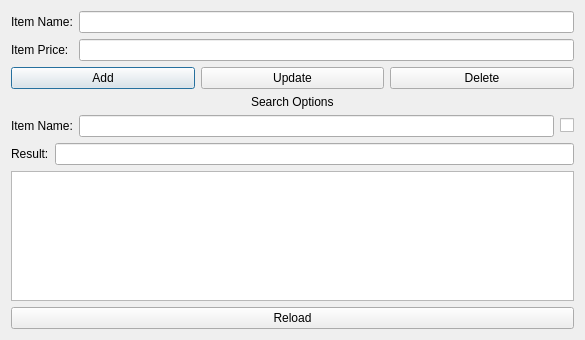
<?xml version="1.0" encoding="UTF-8"?>
<ui version="4.0">
 <class>ItemsDialog</class>
 <widget class="QDialog" name="ItemsDialog">
  <property name="geometry">
   <rect>
    <x>0</x>
    <y>0</y>
    <width>585</width>
    <height>340</height>
   </rect>
  </property>
  <property name="windowTitle">
   <string>Items</string>
  </property>
  <property name="windowIcon">
   <iconset>
    <normaloff>../UI/KDD Icon.png</normaloff>../UI/KDD Icon.png</iconset>
  </property>
  <layout class="QGridLayout" name="gridLayout">
   <item row="0" column="0">
    <layout class="QVBoxLayout" name="MainLayout" stretch="1,0,4,0">
     <item>
      <layout class="QHBoxLayout" name="InputLayout">
       <item>
        <layout class="QGridLayout" name="SelectionGrid" columnstretch="0,0,0">
         <item row="0" column="2">
          <widget class="QLineEdit" name="ItemText"/>
         </item>
         <item row="0" column="0">
          <widget class="QLabel" name="ItemLabel">
           <property name="text">
            <string>Item Name:</string>
           </property>
          </widget>
         </item>
         <item row="1" column="0">
          <widget class="QLabel" name="PriceLabel">
           <property name="text">
            <string>Item Price:</string>
           </property>
          </widget>
         </item>
         <item row="1" column="2">
          <widget class="QLineEdit" name="PriceText"/>
         </item>
        </layout>
       </item>
      </layout>
     </item>
     <item>
      <layout class="QVBoxLayout" name="OutputLayout">
       <item>
        <layout class="QHBoxLayout" name="ModificationLayout">
         <item>
          <widget class="QPushButton" name="AddButton">
           <property name="text">
            <string>Add</string>
           </property>
          </widget>
         </item>
         <item>
          <widget class="QPushButton" name="UpdateButton">
           <property name="text">
            <string>Update</string>
           </property>
          </widget>
         </item>
         <item>
          <widget class="QPushButton" name="DeleteButton">
           <property name="text">
            <string>Delete</string>
           </property>
          </widget>
         </item>
        </layout>
       </item>
       <item>
        <layout class="QVBoxLayout" name="SearchSection">
         <item alignment="Qt::AlignHCenter">
          <widget class="QLabel" name="SearchSectionLabel">
           <property name="text">
            <string>Search Options</string>
           </property>
          </widget>
         </item>
         <item>
          <layout class="QHBoxLayout" name="SearchLayout">
           <item>
            <widget class="QLabel" name="SearchLabel">
             <property name="text">
              <string>Item Name:</string>
             </property>
            </widget>
           </item>
           <item>
            <widget class="QLineEdit" name="SearchText"/>
           </item>
           <item>
            <widget class="QCheckBox" name="EnableSearch">
             <property name="text">
              <string/>
             </property>
            </widget>
           </item>
          </layout>
         </item>
        </layout>
       </item>
       <item>
        <layout class="QHBoxLayout" name="ResultLayout">
         <item>
          <widget class="QLabel" name="OutputLabel">
           <property name="text">
            <string>Result:</string>
           </property>
          </widget>
         </item>
         <item>
          <widget class="QLineEdit" name="OutputText">
           <property name="readOnly">
            <bool>true</bool>
           </property>
          </widget>
         </item>
        </layout>
       </item>
      </layout>
     </item>
     <item>
      <widget class="QTableView" name="ItemTable"/>
     </item>
     <item>
      <widget class="QPushButton" name="Reload">
       <property name="text">
        <string>Reload</string>
       </property>
      </widget>
     </item>
    </layout>
   </item>
  </layout>
 </widget>
 <tabstops>
  <tabstop>ItemText</tabstop>
  <tabstop>PriceText</tabstop>
  <tabstop>AddButton</tabstop>
  <tabstop>UpdateButton</tabstop>
  <tabstop>DeleteButton</tabstop>
  <tabstop>OutputText</tabstop>
  <tabstop>ItemTable</tabstop>
 </tabstops>
 <resources/>
 <connections/>
</ui>
